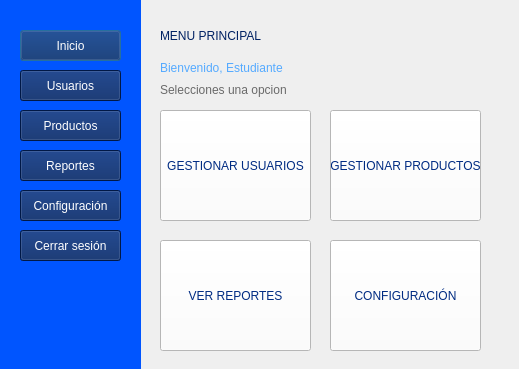
<?xml version="1.0" encoding="UTF-8"?>
<ui version="4.0">
 <class>Dialog</class>
 <widget class="QDialog" name="Dialog">
  <property name="geometry">
   <rect>
    <x>0</x>
    <y>0</y>
    <width>519</width>
    <height>369</height>
   </rect>
  </property>
  <property name="windowTitle">
   <string>Sistema de Gestión</string>
  </property>
  <widget class="QLabel" name="label">
   <property name="geometry">
    <rect>
     <x>0</x>
     <y>0</y>
     <width>141</width>
     <height>371</height>
    </rect>
   </property>
   <property name="styleSheet">
    <string notr="true">background-color: rgb(0, 85, 255)</string>
   </property>
   <property name="text">
    <string/>
   </property>
  </widget>
  <widget class="QLabel" name="label_2">
   <property name="geometry">
    <rect>
     <x>160</x>
     <y>20</y>
     <width>321</width>
     <height>31</height>
    </rect>
   </property>
   <property name="styleSheet">
    <string notr="true">color: rgb(0, 33, 99);
font: 900 20pt &quot;Segoe UI&quot;;</string>
   </property>
   <property name="text">
    <string>MENU PRINCIPAL</string>
   </property>
  </widget>
  <widget class="QLabel" name="label_3">
   <property name="geometry">
    <rect>
     <x>160</x>
     <y>60</y>
     <width>181</width>
     <height>16</height>
    </rect>
   </property>
   <property name="styleSheet">
    <string notr="true">color: rgb(85, 170, 255);</string>
   </property>
   <property name="text">
    <string>Bienvenido, Estudiante</string>
   </property>
  </widget>
  <widget class="QLabel" name="label_4">
   <property name="geometry">
    <rect>
     <x>160</x>
     <y>80</y>
     <width>151</width>
     <height>20</height>
    </rect>
   </property>
   <property name="styleSheet">
    <string notr="true">color: rgb(106, 106, 106)</string>
   </property>
   <property name="text">
    <string>Selecciones una opcion</string>
   </property>
  </widget>
  <widget class="QPushButton" name="pushButton">
   <property name="geometry">
    <rect>
     <x>20</x>
     <y>30</y>
     <width>101</width>
     <height>31</height>
    </rect>
   </property>
   <property name="styleSheet">
    <string notr="true">color: rgb(255, 255, 255);
background-color:rgb(0, 33, 98)

</string>
   </property>
   <property name="text">
    <string>Inicio</string>
   </property>
  </widget>
  <widget class="QPushButton" name="pushButton_2">
   <property name="geometry">
    <rect>
     <x>20</x>
     <y>70</y>
     <width>101</width>
     <height>31</height>
    </rect>
   </property>
   <property name="styleSheet">
    <string notr="true">color: rgb(255, 255, 255);
background-color:rgb(0, 33, 98)

</string>
   </property>
   <property name="text">
    <string>Usuarios</string>
   </property>
  </widget>
  <widget class="QPushButton" name="pushButton_3">
   <property name="geometry">
    <rect>
     <x>20</x>
     <y>110</y>
     <width>101</width>
     <height>31</height>
    </rect>
   </property>
   <property name="styleSheet">
    <string notr="true">color: rgb(255, 255, 255);
background-color:rgb(0, 33, 98)

</string>
   </property>
   <property name="text">
    <string>Productos</string>
   </property>
  </widget>
  <widget class="QPushButton" name="pushButton_4">
   <property name="geometry">
    <rect>
     <x>20</x>
     <y>150</y>
     <width>101</width>
     <height>31</height>
    </rect>
   </property>
   <property name="styleSheet">
    <string notr="true">color: rgb(255, 255, 255);
background-color:rgb(0, 33, 98)

</string>
   </property>
   <property name="text">
    <string>Reportes</string>
   </property>
  </widget>
  <widget class="QPushButton" name="pushButton_5">
   <property name="geometry">
    <rect>
     <x>20</x>
     <y>190</y>
     <width>101</width>
     <height>31</height>
    </rect>
   </property>
   <property name="styleSheet">
    <string notr="true">color: rgb(255, 255, 255);
background-color:rgb(0, 33, 98)

</string>
   </property>
   <property name="text">
    <string>Configuración</string>
   </property>
  </widget>
  <widget class="QPushButton" name="pushButton_6">
   <property name="geometry">
    <rect>
     <x>20</x>
     <y>230</y>
     <width>101</width>
     <height>31</height>
    </rect>
   </property>
   <property name="styleSheet">
    <string notr="true">color: rgb(255, 255, 255);
background-color:rgb(0, 33, 98)

</string>
   </property>
   <property name="text">
    <string>Cerrar sesión</string>
   </property>
  </widget>
  <widget class="QPushButton" name="pushButton_7">
   <property name="geometry">
    <rect>
     <x>160</x>
     <y>110</y>
     <width>151</width>
     <height>111</height>
    </rect>
   </property>
   <property name="styleSheet">
    <string notr="true">color: rgb(0, 43, 130);
background-color: rgb(255, 255, 255);
font: 900 9pt &quot;Segoe UI&quot;;</string>
   </property>
   <property name="text">
    <string>GESTIONAR USUARIOS</string>
   </property>
  </widget>
  <widget class="QPushButton" name="pushButton_8">
   <property name="geometry">
    <rect>
     <x>330</x>
     <y>110</y>
     <width>151</width>
     <height>111</height>
    </rect>
   </property>
   <property name="styleSheet">
    <string notr="true">color: rgb(0, 43, 130);
background-color: rgb(255, 255, 255);
font: 900 9pt &quot;Segoe UI&quot;;</string>
   </property>
   <property name="text">
    <string>GESTIONAR PRODUCTOS</string>
   </property>
  </widget>
  <widget class="QPushButton" name="pushButton_9">
   <property name="geometry">
    <rect>
     <x>160</x>
     <y>240</y>
     <width>151</width>
     <height>111</height>
    </rect>
   </property>
   <property name="styleSheet">
    <string notr="true">color: rgb(0, 43, 130);
background-color: rgb(255, 255, 255);
font: 900 9pt &quot;Segoe UI&quot;;</string>
   </property>
   <property name="text">
    <string>VER REPORTES</string>
   </property>
  </widget>
  <widget class="QPushButton" name="pushButton_10">
   <property name="geometry">
    <rect>
     <x>330</x>
     <y>240</y>
     <width>151</width>
     <height>111</height>
    </rect>
   </property>
   <property name="styleSheet">
    <string notr="true">color: rgb(0, 43, 130);
background-color: rgb(255, 255, 255);
font: 900 9pt &quot;Segoe UI&quot;;</string>
   </property>
   <property name="text">
    <string>CONFIGURACIÓN</string>
   </property>
  </widget>
 </widget>
 <resources/>
 <connections/>
</ui>
